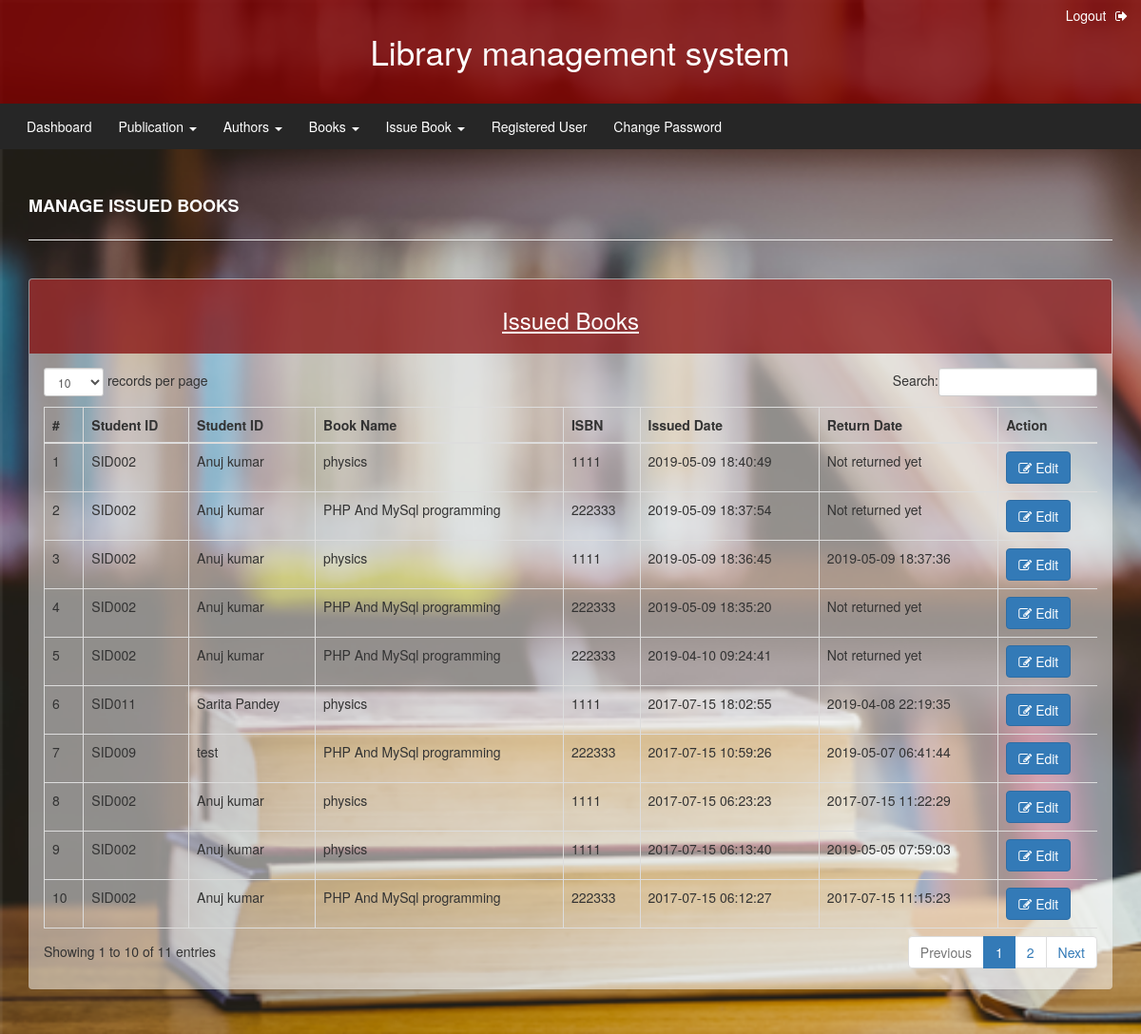
/admin/book_trans.php (signed in), run on the app's committed database.
### tables this page shows
CREATE TABLE `tblissuedbookdetails` (
  `id` int(11) NOT NULL,
  `BookId` int(11) DEFAULT NULL,
  `StudentID` varchar(150) DEFAULT NULL,
  `IssuesDate` timestamp NULL DEFAULT CURRENT_TIMESTAMP,
  `ReturnDate` timestamp NULL DEFAULT NULL ON UPDATE CURRENT_TIMESTAMP,
  `RetrunStatus` int(1) DEFAULT NULL,
  `fine` int(11) DEFAULT NULL
);

CREATE TABLE `tblstudents` (
  `id` int(11) NOT NULL,
  `StudentId` varchar(100) DEFAULT NULL,
  `FullName` varchar(120) DEFAULT NULL,
  `EmailId` varchar(120) DEFAULT NULL,
  `Address` varchar(50) NOT NULL,
  `Dept` varchar(20) NOT NULL,
  `Course` varchar(20) NOT NULL,
  `MobileNumber` char(11) DEFAULT NULL,
  `QId` varchar(10) NOT NULL,
  `Answer` varchar(50) NOT NULL,
  `Password` varchar(120) DEFAULT NULL,
  `Status` int(1) DEFAULT NULL,
  `RegDate` timestamp NULL DEFAULT CURRENT_TIMESTAMP,
  `UpdationDate` timestamp NULL DEFAULT NULL ON UPDATE CURRENT_TIMESTAMP
);

CREATE TABLE `tblbooks` (
  `id` int(11) NOT NULL,
  `BookName` varchar(255) DEFAULT NULL,
  `CatId` int(11) DEFAULT NULL,
  `AuthorId` int(11) DEFAULT NULL,
  `ISBNNumber` int(11) DEFAULT NULL,
  `BookPrice` int(11) DEFAULT NULL,
  `RegDate` timestamp NULL DEFAULT CURRENT_TIMESTAMP,
  `UpdationDate` timestamp NULL DEFAULT NULL ON UPDATE CURRENT_TIMESTAMP
);

### admin/book_trans.php (the view, shortened to what this page needs)
 <?php
include('includes/config.php');
if(strlen($_SESSION['uid'])==0)
    {
header('location:index.php');
}
else{
 ?>
<!DOCTYPE html>
<html xmlns="http://www.w3.org/1999/xhtml">
<head>
    <link href="css/bootstrap.css" rel="stylesheet" />
    <link href="css/font-awesome.css" rel="stylesheet" />
    <link rel="stylesheet" type="text/css" href="css/template.css">
    <link href="css/style.css" rel="stylesheet" />
           <link rel="stylesheet" href="https://maxcdn.bootstrapcdn.com/bootstrap/3.3.6/css/bootstrap.min.css" />
           <link rel="stylesheet" href="https://cdn.datatables.net/1.10.12/css/dataTables.bootstrap.min.css" />
      </head>
     <body style="background-image: url('lib.png');
background-repeat: no-repeat;
background-size: cover;">
<?php include('includes/navbar2.php');?>
    <div class="content-wrapper">
         <div class="container">
        <div class="row pad-botm">
            <div class="col-md-12">
                <h4 class="header-line" style="color: white">Manage Issued Books</h4>
            </div>
            <div class="row">
            </div>
        </div>
            <div class="row">
                <div class="col-md-12">
                    <div class="panel" style="background:rgba(255,255,255,0.5);">
                        <div class="panel-heading text-center" style="background:rgba(128,0,0,0.7);color: white">
                           <h3><u>Issued Books</u></h3>
                        </div>
                        <div class="panel-body">
                          <div class="table-responsive">
                           <table id="employee_data" class="table table-bordered table-hover" >
                                <thead>
                                     <tr>
                                          <th>#</th>
                                         <th>Student ID</th>
                                         <th>Student ID</th>
                                         <th>Book Name</th>
                                         <th>ISBN </th>
                                         <th>Issued Date</th>
                                         <th>Return Date</th>
                                         <th>Action</th>
                                     </tr>
                                </thead>
                                <?php
                                $sql=mysqli_query($con,"SELECT tblstudents.StudentId,tblstudents.FullName,tblbooks.BookName,tblbooks.ISBNNumber,tblissuedbookdetails.IssuesDate,tblissuedbookdetails.ReturnDate,tblissuedbookdetails.id as rid from  tblissuedbookdetails join tblstudents on tblstudents.StudentId=tblissuedbookdetails.StudentId join tblbooks on tblbooks.id=tblissuedbookdetails.BookId order by tblissuedbookdetails.id desc");
                                $cnt=1;
                                while($row = mysqli_fetch_array($sql))
                                {?>
                                  <tr>
                                    <td><?php echo $cnt; ?></td>
                                    <td><?php echo $row['StudentId']; ?></td>
                                    <td><?php echo $row['FullName']; ?></td>
                                    <td><?php echo $row['BookName']; ?></td>
                                    <td><?php echo $row['ISBNNumber']; ?></td>
                                    <td><?php echo substr($row['IssuesDate'], 0); ?></td>
                                    <?php
                                    $msg='Not returned yet';
                                    if($row['ReturnDate']=='')
                                    {
                                        echo '<td>'.$msg.'</td>';
                                    }
                                        else
                                        {
                                          echo '<td>'.$row['ReturnDate'].'</td>';
                                        }
                                     ?>
                                     <td class="center">
                                        <a href="manage_issued_books.php?rid=<?php echo htmlentities($row['rid']);?>"><button class="btn btn-primary"><i class="fa fa-edit "></i> Edit</button> </a>
                                     </td>
                                  </tr>
                                 <?php $cnt=$cnt+1;}
                                  ?>
                                </table>
                              </div>
                          </div>
                      </div>
                  </div>
              </div>
            </div>
        </div>
      </body>
 </html>
 <?php }?>

### admin/includes/navbar2.php (shortened to what this page needs)
    <link href="../js/dataTables/dataTables.bootstrap.css" rel="stylesheet" />
<link href="https://stackpath.bootstrapcdn.com/font-awesome/4.7.0/css/font-awesome.min.css" rel="stylesheet">
<div class="outer-wrap">
  <header class="masthead" style="background-color:rgba(  128, 0, 0,0.8);">
    <div class="sidebar-switcher">
      Logout <a href="logout.php"><i class="fa fa-sign-out"></i><span class="screen-reader-text">Remove sidebar</span></a>
    </div>
  <div class="centered">
    <div class="site-branding">
      <h1 class="site-title"><a href="First"><i title="Back to home"class="fas fa-book-open" style="color: white;font-size: 34px; text-decoration: none;padding: 10px;"></i></a>Library management system </h1>
    </div>
  </div>
    <div class="main-menu" >
      <div class="nav-mixed menu" class="navbar navbar-fixed-top">
        <nav id="multi-level-nav"  class="multi-level-nav" role="navigation">
          <ul>
            <li><a class="nav-link" href="ahome.php">Dashboard</a></li>
            <li class="dropdown">
              <a class="dropdown" data-toggle="dropdown" href="#">Publication
              <span class="caret"></span></a>
            </li>
            <li class="dropdown">
              <a class="dropdown" data-toggle="dropdown" href="#">Authors
              <span class="caret"></span></a>
            </li>
            <li class="dropdown">
              <a class="dropdown" data-toggle="dropdown" href="#">Books
              <span class="caret"></span></a>
            </li>
            <li class="dropdown">
              <a class="dropdown" data-toggle="dropdown" href="#">Issue Book
              <span class="caret"></span></a>
            </li>
            <li><a href="regstud.php">Registered User</a></li>
            <li><a href="changepassword.php">Change Password</a></li>
          </ul>
        </nav>
      </div>
      </div>
    </header>
</div>

### admin/css/template.css (style rules this page uses)
body { background:background:rgba( 128, 0, 0,0.8);; line-height: 1.4; font-family: sans-serif; }
.centered { margin: 0 auto; padding: 0 1em; }
@media screen and (min-width: 52em) { .centered { max-width: 52em; } }
.masthead { background: background:rgba( 128, 0, 0,1);; }
.site-title { margin: 0 0 1em; padding: 1em 0; font-size: 2em; font-weight: 300; text-align: center; color: #FFF; }
@media screen and (min-width: 44.44em) { .site-title { font-size: 2em; } }
@media screen and (min-width: 50em) { .site-title { font-size: 2.5em; } }
.site-title a { color: hsl(5, 45%, 95%); text-decoration: none; }
.site-title { margin-bottom: 0; }
.main-menu { padding: .4em 1em; color: white; background: hsl(0, 0%, 15%); }
@media screen and (min-width: 40em) { .sidebar-switcher { position: absolute; right: 0; padding: .4em 1em; color: #FFF; } }
@media screen and (min-width: 40em) { .sidebar-switcher a { color: #FFF; padding-left: .4em; } }
.menu ul { list-style-type: none; padding: 0; margin: 0; background: hsl(0, 0%, 15%); }
.menu li a { display: block; text-decoration: none; color: white; padding: .6em 1em; }
@media screen and (min-width: 30em) { .multi-level-nav ul { display: flex; flex-wrap: wrap; justify-content: space-between; } }
@media screen and (min-width: 30em) { .multi-level-nav li { flex: 1 0 auto; position: relative; } }
.nav-mixed { background: hsl(0, 0%, 15%); display: flex; flex-wrap: wrap; justify-content: space-between; }

### admin/css/style.css (style rules this page uses)
.content-wrapper { margin-top: 40px; min-height:800px; padding-bottom:90px; }
.header-line { font-weight:900; padding-bottom:25px; border-bottom:1px solid #eeeeee; text-transform:uppercase; }
.pad-botm { padding-bottom:30px; }

### data on the page
tblissuedbookdetails: tblstudents.StudentId "SID002", tblstudents.FullName "Anuj kumar", BookId.BookName "physics", BookId.ISBNNumber "1111", IssuesDate "2019-05-09 18:40:49", msg "Not returned yet"
tblissuedbookdetails: tblstudents.StudentId "SID002", tblstudents.FullName "Anuj kumar", BookId.BookName "PHP And MySql programming", BookId.ISBNNumber "222333", IssuesDate "2019-05-09 18:37:54", msg "Not returned yet"
tblissuedbookdetails: tblstudents.StudentId "SID002", tblstudents.FullName "Anuj kumar", BookId.BookName "physics", BookId.ISBNNumber "1111", IssuesDate "2019-05-09 18:36:45", ReturnDate "2019-05-09 18:37:36"
tblissuedbookdetails: tblstudents.StudentId "SID002", tblstudents.FullName "Anuj kumar", BookId.BookName "PHP And MySql programming", BookId.ISBNNumber "222333", IssuesDate "2019-05-09 18:35:20", msg "Not returned yet"
tblissuedbookdetails: tblstudents.StudentId "SID002", tblstudents.FullName "Anuj kumar", BookId.BookName "PHP And MySql programming", BookId.ISBNNumber "222333", IssuesDate "2019-04-10 09:24:41", msg "Not returned yet"
tblissuedbookdetails: tblstudents.StudentId "SID011", tblstudents.FullName "Sarita Pandey", BookId.BookName "physics", BookId.ISBNNumber "1111", IssuesDate "2017-07-15 18:02:55", ReturnDate "2019-04-08 22:19:35"
tblissuedbookdetails: tblstudents.StudentId "SID009", tblstudents.FullName "test", BookId.BookName "PHP And MySql programming", BookId.ISBNNumber "222333", IssuesDate "2017-07-15 10:59:26", ReturnDate "2019-05-07 06:41:44"
tblissuedbookdetails: tblstudents.StudentId "SID002", tblstudents.FullName "Anuj kumar", BookId.BookName "physics", BookId.ISBNNumber "1111", IssuesDate "2017-07-15 06:23:23", ReturnDate "2017-07-15 11:22:29"
tblissuedbookdetails: tblstudents.StudentId "SID002", tblstudents.FullName "Anuj kumar", BookId.BookName "physics", BookId.ISBNNumber "1111", IssuesDate "2017-07-15 06:13:40", ReturnDate "2019-05-05 07:59:03"
tblissuedbookdetails: tblstudents.StudentId "SID002", tblstudents.FullName "Anuj kumar", BookId.BookName "PHP And MySql programming", BookId.ISBNNumber "222333", IssuesDate "2017-07-15 06:12:27", ReturnDate "2017-07-15 11:15:23"
